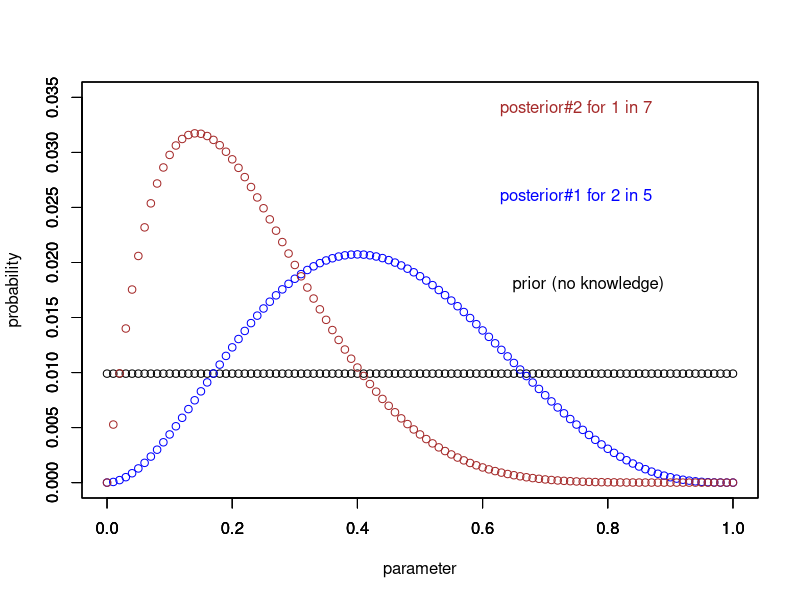

The R script that drew this image:
# The bus problem:
# https://www.stat.auckland.ac.nz/~brewer/stats331.pdf

# A) Repeat the bus example from the stats331 handout, but use a grid of 101 evenly spaced points between 0 and 1, inclusive.

# B) Suppose the professor tries again. For the following 7 days, he only gets to his job correctly 1 time.
# Using your answer from A), find the new posterior distribution.

# C) Using B, predict the probability he gets the correct bus on the *next* day after his 7 day streak.
# see section 4.2 in stats331 notes.

'A)'
# create a 'Bayes Box'
param<-seq(0,1,1/100) # this is the possible parameters values for our model (0 to 1
# cause its probabilities) we chise 100 different probabilities just because. 
# we want to choose the best parameter (with the highest probability to predict the data)
numparam=length(param) 
prior=rep(1/numparam,101) # we use prior that is unified distribution (cause we don't really have info on the busses)
## A function that creates a bayes table. the model we chose for liklihood is binomial:
bayestable=function(paramet,priors,success,N){
  df=data.frame(parameters=paramet,prior=priors)
  ## the success (random variable value) out of 5 attempts (this is the 1st data that
  # allows us to makeup the liklihood)
  ## so what's its probability? use binomial distribution because it's success failure type 
  # let's use: dbinom(k,n,p) for every probability which in our case is the 100 different oparametrs
  liklihood=dbinom(success,N,paramet)
  pXl=prior*liklihood
  post=pXl/sum(pXl)
  df=data.frame(df,liklihood=liklihood,prior_x_liklihood=pXl,posterior=post)
  return(df)
}
DF=bayestable(param,prior,2,5) ## first data input: 2 sucesses out of 5
plot(DF$parameters,DF$prior,ylim = c(0,0.035),xlab = 'parameter',ylab = 'probability')
par(new=T)
legend(0.6,0.02,legend = 'prior (no knowledge)',box.lty=0)
par(new=T)
plot(DF$parameters,DF$posterior,ylim = c(0,0.035),xlab = '',ylab = '',col='blue')
legend(0.58,0.028,legend = 'posterior#1 for 2 in 5',box.lty=0,text.col = 'blue')
'B)'
## new data is 1 success out of 7 attempts, let's update the table and find new poterior
DF=bayestable(param,DF$posterior,1,7) 
par(new=T)
plot(DF$parameters,DF$posterior,ylim = c(0,0.035),xlab = '',ylab = '',col='brown')
par(new=T)
legend(0.58,0.036,legend = 'posterior#2 for 1 in 7',box.lty=0,text.col = 'brown')
'C)'
ind=which(DF$posterior==max(DF$posterior)) ## the distribution for the prob for parameters success 
maxlikly=DF$parameters[ind] ## The most likly (highest probability) parameter (probability) for being succesful with a bus 




